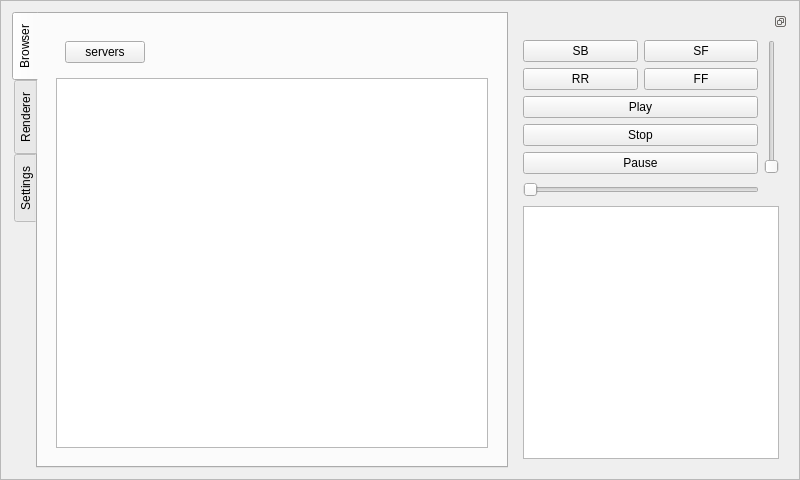
<ui version="4.0" >
 <class>Frame</class>
 <widget class="QFrame" name="Frame" >
  <property name="geometry" >
   <rect>
    <x>0</x>
    <y>0</y>
    <width>800</width>
    <height>480</height>
   </rect>
  </property>
  <property name="windowTitle" >
   <string>Frame</string>
  </property>
  <property name="frameShape" >
   <enum>QFrame::StyledPanel</enum>
  </property>
  <property name="frameShadow" >
   <enum>QFrame::Raised</enum>
  </property>
  <layout class="QHBoxLayout" name="horizontalLayout" >
   <item>
    <widget class="QTabWidget" name="tabWidget" >
     <property name="sizePolicy" >
      <sizepolicy vsizetype="Expanding" hsizetype="Expanding" >
       <horstretch>2</horstretch>
       <verstretch>0</verstretch>
      </sizepolicy>
     </property>
     <property name="tabPosition" >
      <enum>QTabWidget::West</enum>
     </property>
     <property name="currentIndex" >
      <number>0</number>
     </property>
     <widget class="QWidget" name="_browserTab" >
      <attribute name="title" >
       <string>Browser</string>
      </attribute>
      <layout class="QVBoxLayout" name="verticalLayout_2" >
       <item>
        <widget class="QWidget" native="1" name="_browser" >
         <property name="sizePolicy" >
          <sizepolicy vsizetype="Preferred" hsizetype="Preferred" >
           <horstretch>1</horstretch>
           <verstretch>0</verstretch>
          </sizepolicy>
         </property>
         <layout class="QVBoxLayout" name="verticalLayout_7" >
          <item>
           <widget class="QWidget" native="1" name="_breadCrump" >
            <property name="sizePolicy" >
             <sizepolicy vsizetype="Preferred" hsizetype="Preferred" >
              <horstretch>0</horstretch>
              <verstretch>0</verstretch>
             </sizepolicy>
            </property>
            <layout class="QHBoxLayout" name="horizontalLayout_2" >
             <item>
              <widget class="QPushButton" name="_browserRootButton" >
               <property name="sizePolicy" >
                <sizepolicy vsizetype="Fixed" hsizetype="Minimum" >
                 <horstretch>0</horstretch>
                 <verstretch>0</verstretch>
                </sizepolicy>
               </property>
               <property name="text" >
                <string>servers</string>
               </property>
               <property name="flat" >
                <bool>false</bool>
               </property>
              </widget>
             </item>
             <item>
              <spacer name="horizontalSpacer_2" >
               <property name="orientation" >
                <enum>Qt::Horizontal</enum>
               </property>
               <property name="sizeHint" stdset="0" >
                <size>
                 <width>40</width>
                 <height>20</height>
                </size>
               </property>
              </spacer>
             </item>
            </layout>
           </widget>
          </item>
          <item>
           <widget class="QTableView" name="_browserView" >
            <property name="sizePolicy" >
             <sizepolicy vsizetype="Expanding" hsizetype="Expanding" >
              <horstretch>2</horstretch>
              <verstretch>0</verstretch>
             </sizepolicy>
            </property>
           </widget>
          </item>
         </layout>
        </widget>
       </item>
      </layout>
     </widget>
     <widget class="QWidget" name="_rendererTab" >
      <attribute name="title" >
       <string>Renderer</string>
      </attribute>
     </widget>
     <widget class="QWidget" name="_settingsTab" >
      <attribute name="title" >
       <string>Settings</string>
      </attribute>
     </widget>
    </widget>
   </item>
   <item>
    <widget class="QDockWidget" name="dockWidget" >
     <property name="floating" >
      <bool>false</bool>
     </property>
     <property name="features" >
      <set>QDockWidget::DockWidgetFloatable|QDockWidget::DockWidgetMovable</set>
     </property>
     <widget class="QWidget" name="dockWidgetContents" >
      <layout class="QVBoxLayout" name="verticalLayout" >
       <item>
        <layout class="QHBoxLayout" name="horizontalLayout_4" >
         <item>
          <layout class="QVBoxLayout" name="verticalLayout_5" >
           <item>
            <layout class="QGridLayout" name="gridLayout_2" >
             <item row="0" column="0" >
              <widget class="QPushButton" name="_skipBackwardButton" >
               <property name="sizePolicy" >
                <sizepolicy vsizetype="Fixed" hsizetype="Minimum" >
                 <horstretch>0</horstretch>
                 <verstretch>0</verstretch>
                </sizepolicy>
               </property>
               <property name="focusPolicy" >
                <enum>Qt::NoFocus</enum>
               </property>
               <property name="text" >
                <string>SB</string>
               </property>
               <property name="checkable" >
                <bool>false</bool>
               </property>
              </widget>
             </item>
             <item row="0" column="1" >
              <widget class="QPushButton" name="_skipForwardButton" >
               <property name="sizePolicy" >
                <sizepolicy vsizetype="Fixed" hsizetype="Minimum" >
                 <horstretch>0</horstretch>
                 <verstretch>0</verstretch>
                </sizepolicy>
               </property>
               <property name="focusPolicy" >
                <enum>Qt::NoFocus</enum>
               </property>
               <property name="text" >
                <string>SF</string>
               </property>
               <property name="checkable" >
                <bool>false</bool>
               </property>
              </widget>
             </item>
             <item row="1" column="0" >
              <widget class="QPushButton" name="_seekBackwardButton" >
               <property name="focusPolicy" >
                <enum>Qt::NoFocus</enum>
               </property>
               <property name="text" >
                <string>RR</string>
               </property>
               <property name="checkable" >
                <bool>false</bool>
               </property>
              </widget>
             </item>
             <item row="1" column="1" >
              <widget class="QPushButton" name="_seekForwardButton" >
               <property name="focusPolicy" >
                <enum>Qt::NoFocus</enum>
               </property>
               <property name="text" >
                <string>FF</string>
               </property>
               <property name="checkable" >
                <bool>false</bool>
               </property>
              </widget>
             </item>
            </layout>
           </item>
           <item>
            <layout class="QVBoxLayout" name="verticalLayout_6" >
             <item>
              <widget class="QPushButton" name="_playButton" >
               <property name="focusPolicy" >
                <enum>Qt::NoFocus</enum>
               </property>
               <property name="text" >
                <string>Play</string>
               </property>
               <property name="checkable" >
                <bool>false</bool>
               </property>
              </widget>
             </item>
             <item>
              <widget class="QPushButton" name="_stopButton" >
               <property name="focusPolicy" >
                <enum>Qt::NoFocus</enum>
               </property>
               <property name="text" >
                <string>Stop</string>
               </property>
               <property name="checkable" >
                <bool>false</bool>
               </property>
               <property name="checked" >
                <bool>false</bool>
               </property>
              </widget>
             </item>
             <item>
              <widget class="QPushButton" name="_pauseButton" >
               <property name="focusPolicy" >
                <enum>Qt::NoFocus</enum>
               </property>
               <property name="text" >
                <string>Pause</string>
               </property>
               <property name="checkable" >
                <bool>false</bool>
               </property>
              </widget>
             </item>
            </layout>
           </item>
          </layout>
         </item>
         <item>
          <widget class="QSlider" name="_volumeSlider" >
           <property name="focusPolicy" >
            <enum>Qt::NoFocus</enum>
           </property>
           <property name="tracking" >
            <bool>true</bool>
           </property>
           <property name="orientation" >
            <enum>Qt::Vertical</enum>
           </property>
          </widget>
         </item>
        </layout>
       </item>
       <item>
        <layout class="QHBoxLayout" name="horizontalLayout_5" >
         <item>
          <widget class="QSlider" name="_seekSlider" >
           <property name="sizePolicy" >
            <sizepolicy vsizetype="Fixed" hsizetype="Expanding" >
             <horstretch>1</horstretch>
             <verstretch>0</verstretch>
            </sizepolicy>
           </property>
           <property name="focusPolicy" >
            <enum>Qt::NoFocus</enum>
           </property>
           <property name="tracking" >
            <bool>false</bool>
           </property>
           <property name="orientation" >
            <enum>Qt::Horizontal</enum>
           </property>
          </widget>
         </item>
         <item>
          <spacer name="horizontalSpacer" >
           <property name="orientation" >
            <enum>Qt::Horizontal</enum>
           </property>
           <property name="sizeHint" stdset="0" >
            <size>
             <width>20</width>
             <height>20</height>
            </size>
           </property>
          </spacer>
         </item>
        </layout>
       </item>
       <item>
        <widget class="QListView" name="_rendererListView" >
         <property name="sizePolicy" >
          <sizepolicy vsizetype="Expanding" hsizetype="Expanding" >
           <horstretch>0</horstretch>
           <verstretch>1</verstretch>
          </sizepolicy>
         </property>
         <property name="resizeMode" >
          <enum>QListView::Fixed</enum>
         </property>
        </widget>
       </item>
      </layout>
     </widget>
    </widget>
   </item>
  </layout>
 </widget>
 <resources/>
 <connections/>
</ui>
